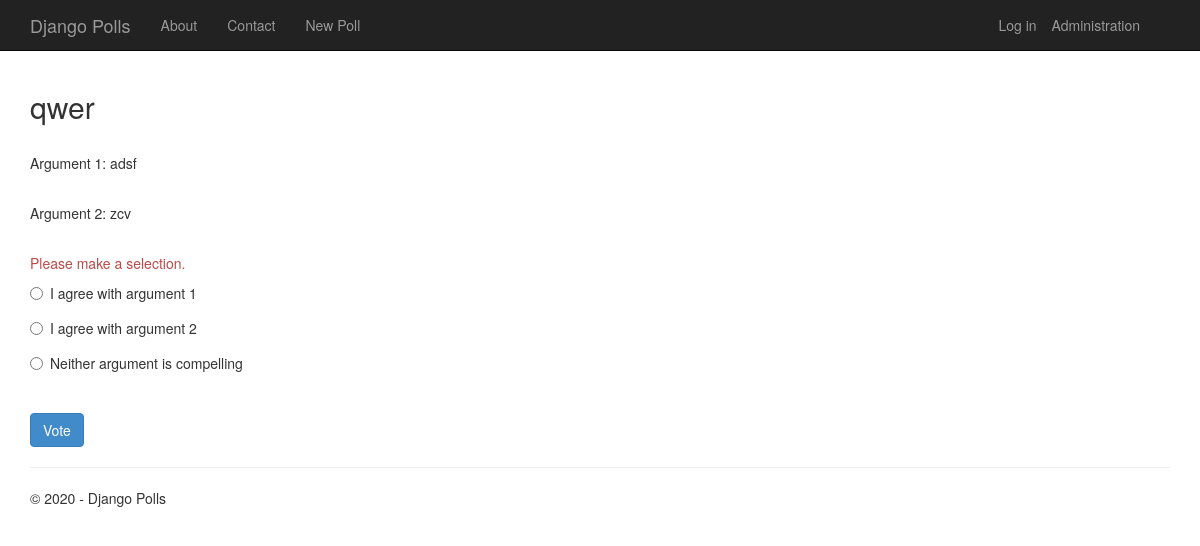
Screenshot of /17/vote/ with the database file from the repository.
### app/models.py (models this page shows, shortened)
class Poll(models.Model):
    fields = ['case_title','p1_arg','p2_arg']
    text = models.CharField(max_length=200)
    arg1 = models.CharField(max_length=200)
    arg2 = models.CharField(max_length=200)
    pub_date = models.DateTimeField('date published', default=timezone.now)

class Choice(models.Model):
    poll = models.ForeignKey(Poll, on_delete=models.CASCADE)
    text = models.CharField(max_length=200)
    votes = models.IntegerField(default=0)

### app/views.py (the view)
# urls.py: path('<int:poll_id>/vote/', app.views.vote, name='vote'),
def vote(request, poll_id):
    poll = get_object_or_404(Poll, pk=poll_id)
    try:
        selected_choice = poll.choice_set.get(pk=request.POST['choice'])
    except (KeyError, Choice.DoesNotExist):
        return render(request, 'app/details.html', {
            'title': 'Poll',
            'year': datetime.now().year,
            'poll': poll,
            'error_message': "Please make a selection.",
    })
    else:
        selected_choice.votes += 1
        selected_choice.save()
        return HttpResponseRedirect(reverse('app:results', args=(poll.id,)))

### app/templates/app/details.html (shortened to what this page needs)
{% extends "app/layout.html" %}
{% block content %}
<h2>{{poll.text}}</h2>
<br />
<p>Argument 1: {{poll.arg1}}</p>
<br />
<p>Argument 2: {{poll.arg2}}</p>
<br />
{% if error_message %}
<p class="text-danger">{{error_message}}</p>
{% endif %}
<form action="{% url 'app:vote' poll.id %}" method="post">
{% for choice in poll.choice_set.all %}
    <div class="radio">
        <label>
            <input type="radio" name="choice" id="choice{{ forloop.counter }}" value="{{ choice.id }}" />
            {{ choice.text }}
        </label>
    </div>
{% endfor %}
    <br />
    <button class="btn btn-primary" type="submit">Vote</button>
</form>
{% endblock %}

### app/static/app/content/site.css (style rules this page uses)
body { padding-top: 50px; padding-bottom: 20px; }
input, select, textarea { max-width: 280px; }
.radio, .checkbox { margin-bottom: 20px; }

### rows the page displays
Poll: text "qwer", arg1 "adsf", arg2 "zcv"
Choice: text "I agree with argument 1"
Choice: text "I agree with argument 2"
Choice: text "Neither argument is compelling"

### other values shown
{{ error_message }} "Please make a selection."
